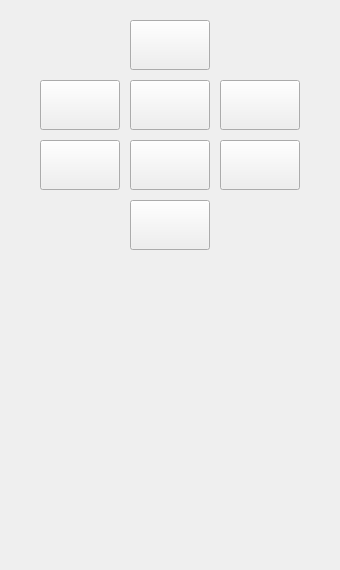
   <widget class="QWidget" name="ElectrodeLayoutWidget" native="true">
    <property name="geometry">
     <rect>
      <x>50</x>
      <y>170</y>
      <width>340</width>
      <height>570</height>
     </rect>
    </property>
    <property name="styleSheet">
     <string notr="true"/>
    </property>
    <widget class="QPushButton" name="StimulationContact_E01_1">
     <property name="geometry">
      <rect>
       <x>40</x>
       <y>140</y>
       <width>80</width>
       <height>50</height>
      </rect>
     </property>
     <property name="font">
      <font>
       <family>Microsoft YaHei UI</family>
       <pointsize>10</pointsize>
      </font>
     </property>
     <property name="text">
      <string/>
     </property>
    </widget>
    <widget class="QPushButton" name="StimulationContact_E00">
     <property name="geometry">
      <rect>
       <x>130</x>
       <y>200</y>
       <width>80</width>
       <height>50</height>
      </rect>
     </property>
     <property name="font">
      <font>
       <family>Microsoft YaHei UI</family>
       <pointsize>10</pointsize>
      </font>
     </property>
     <property name="text">
      <string/>
     </property>
    </widget>
    <widget class="QPushButton" name="StimulationContact_E02_1">
     <property name="geometry">
      <rect>
       <x>40</x>
       <y>80</y>
       <width>80</width>
       <height>50</height>
      </rect>
     </property>
     <property name="font">
      <font>
       <family>Microsoft YaHei UI</family>
       <pointsize>10</pointsize>
      </font>
     </property>
     <property name="text">
      <string/>
     </property>
    </widget>
    <widget class="QPushButton" name="StimulationContact_E01_2">
     <property name="geometry">
      <rect>
       <x>130</x>
       <y>140</y>
       <width>80</width>
       <height>50</height>
      </rect>
     </property>
     <property name="font">
      <font>
       <family>Microsoft YaHei UI</family>
       <pointsize>10</pointsize>
      </font>
     </property>
     <property name="text">
      <string/>
     </property>
    </widget>
    <widget class="QPushButton" name="StimulationContact_E01_3">
     <property name="geometry">
      <rect>
       <x>220</x>
       <y>140</y>
       <width>80</width>
       <height>50</height>
      </rect>
     </property>
     <property name="font">
      <font>
       <family>Microsoft YaHei UI</family>
       <pointsize>10</pointsize>
      </font>
     </property>
     <property name="text">
      <string/>
     </property>
    </widget>
    <widget class="QPushButton" name="StimulationContact_E02_2">
     <property name="geometry">
      <rect>
       <x>130</x>
       <y>80</y>
       <width>80</width>
       <height>50</height>
      </rect>
     </property>
     <property name="font">
      <font>
       <family>Microsoft YaHei UI</family>
       <pointsize>10</pointsize>
      </font>
     </property>
     <property name="text">
      <string/>
     </property>
    </widget>
    <widget class="QPushButton" name="StimulationContact_E02_3">
     <property name="geometry">
      <rect>
       <x>220</x>
       <y>80</y>
       <width>80</width>
       <height>50</height>
      </rect>
     </property>
     <property name="font">
      <font>
       <family>Microsoft YaHei UI</family>
       <pointsize>10</pointsize>
      </font>
     </property>
     <property name="text">
      <string/>
     </property>
    </widget>
    <widget class="QPushButton" name="StimulationContact_E03">
     <property name="geometry">
      <rect>
       <x>130</x>
       <y>20</y>
       <width>80</width>
       <height>50</height>
      </rect>
     </property>
     <property name="font">
      <font>
       <family>Microsoft YaHei UI</family>
       <pointsize>10</pointsize>
      </font>
     </property>
     <property name="text">
      <string/>
     </property>
     <property name="flat">
      <bool>false</bool>
     </property>
    </widget>
   </widget>
